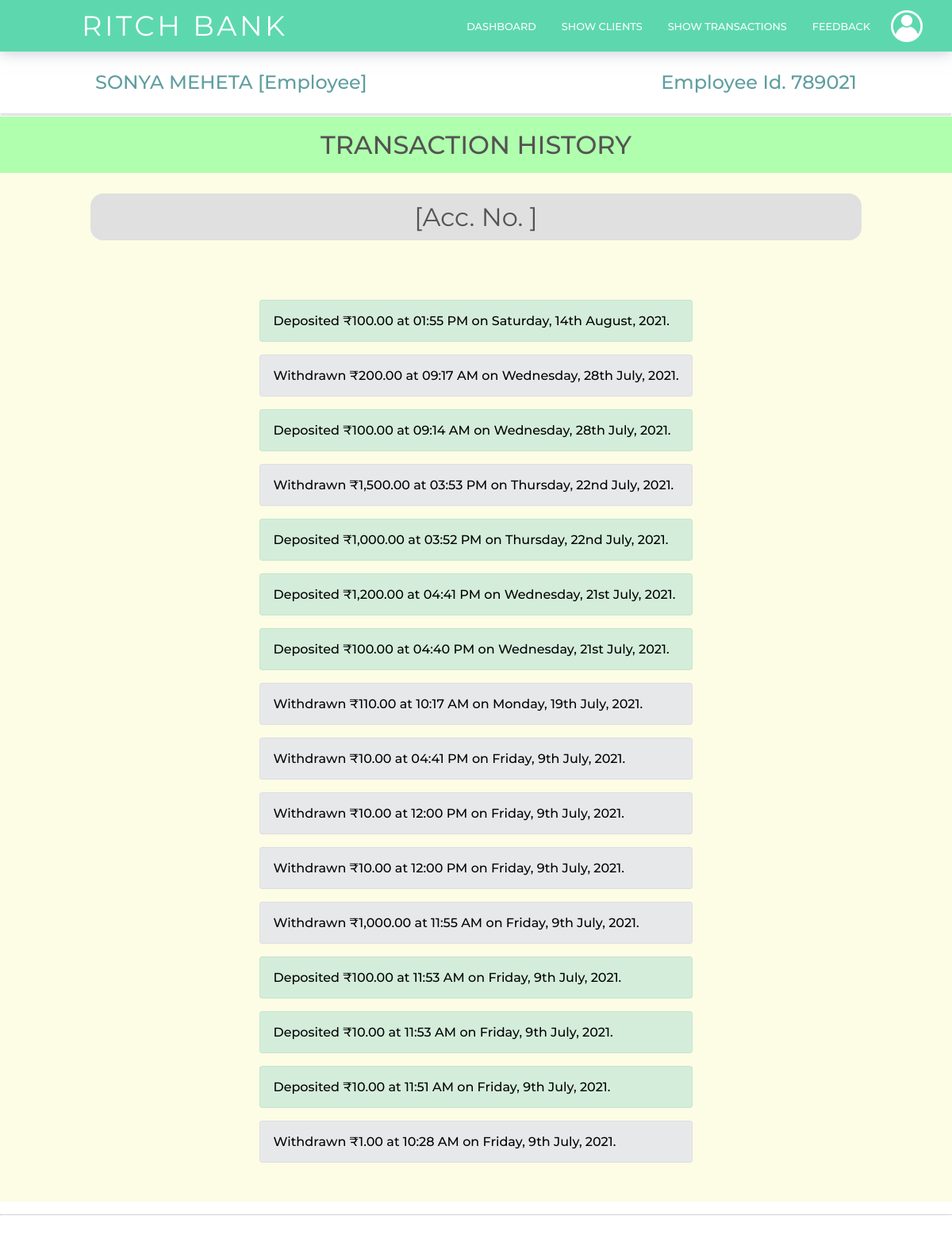
/employee/transaction-details.php (signed in), run on the app's committed database.
### tables this page shows
CREATE TABLE `employeeaccounts` (
  `id` int(50) NOT NULL,
  `first_name` varchar(50) NOT NULL,
  `last_name` varchar(50) NOT NULL,
  `email` varchar(50) NOT NULL,
  `password` varchar(255) NOT NULL,
  `contact_no` bigint(50) NOT NULL,
  `aadhaar_no` bigint(50) NOT NULL,
  `dob` date NOT NULL,
  `address` varchar(255) NOT NULL,
  `emp_id` bigint(50) NOT NULL,
  `city` varchar(50) NOT NULL,
  `district` varchar(50) NOT NULL,
  `state` varchar(50) NOT NULL,
  `date` datetime NOT NULL
);

CREATE TABLE `transclient` (
  `trans_id` int(50) NOT NULL,
  `action` varchar(50) NOT NULL,
  `from_name` varchar(255) NOT NULL,
  `from_ifsc` varchar(11) NOT NULL,
  `to_name` varchar(255) NOT NULL,
  `to_ifsc` varchar(11) NOT NULL,
  `from_account` bigint(50) NOT NULL,
  `to_account` bigint(50) NOT NULL,
  `trans_amount` bigint(50) NOT NULL,
  `date` timestamp NOT NULL DEFAULT current_timestamp()
);

### employee/transaction-details.php (the view, shortened to what this page needs)
<?php
    include "../backend/connect.php";
?>
<!DOCTYPE html>
<html>
<head>
    <link href = "../css/style.css" rel="stylesheet"></link>
</head>
<body>
    <header>
        <hi class="logo">RITCH BANK</hi>
        <nav>
            <ul>
                <li><a href="employee-dashboard.php">Dashboard</a></li>
                <li><a href="client-list.php">Show Clients</a></li>
                <li><a href="transaction-list.php">Show Transactions</a></li>
                <li><a href="#">Feedback</a></li>
            </ul>
        </nav>
        <div class="login">
            <ul>
                <li><a href="#/"><img class="profile-icon" src="../img/Profile-icon.png" alt="NO img"></a>
                </li>
            </ul>
        </div>
    </header>
    <main>
        <section class="breadcrumbs">
            <div class="breadcrumbs-title">
                <?php
                        $ar = $con->query("SELECT * FROM `employeeAccounts` WHERE `id` = '$_SESSION[employeeId]' LIMIT 1");
                        $userData = $ar->fetch_assoc();
                        echo "  <h2>".$userData['first_name']." ".$userData['last_name']." [Employee]</h2>
                                <h2>Employee Id. ".$userData['emp_id']."</h2>";
                    ?>
            </div>
        </section>
        <hr class="breadcrumbs-hr">
        <section class="container-color-funds">
            <h1>Transaction History</h1>
            <div class="container">
                <h2>
                    <?php
                        $ar = $con->query("SELECT * FROM `clientAccounts`, `branch` WHERE `clientAccounts`.`account_no` = '$_GET[account_no]' LIMIT 1");
                        $userData = $ar->fetch_assoc();
                        echo $userData['first_name']." ".$userData['last_name']." [Acc. No. ".$userData['account_no']."]";
                    ?>
                </h2>
                <div class="content">
                    <?php
                        $array = $con->query("SELECT * FROM `transClient` WHERE `transClient`.`from_account` = '$_GET[account_no]' OR `transClient`.`to_account` = '$_GET[account_no]' ORDER BY `date` DESC");
                        if ($array->num_rows > 0)
                        {
                            $c1 = 0;
                            while ($row = $array->fetch_assoc())
                            {
                                if ($row['action'] == 'transfer' &&  $row['to_account'] == $_GET['account_no'])
                                {
                                    $bal = $row['trans_amount'];
                                    ?>
                                    <div class='content' id='content-div1'>
                                        Received <span class='balRecieved'></span> from Account Number <?php $time = date("h:i A", strtotime($row['date'])); $date = date("l, jS F, Y", strtotime($row['date'])); echo $row['from_account']." [".$row['from_name']." | IFSC : ".$row['from_ifsc']."] at ".$time." on ".$date."."; ?>
                                    </div>
                                    <script>
                                        var balRecieved = '<?=$bal ?>';
                                        var k = '<?=$c1 ?>';
                                        var balINR = new Intl.NumberFormat('en-IN', {
                                                style: 'currency',
                                                currency: 'INR'
                                                })
                                        var arr = document.getElementsByClassName('balRecieved')
                                        arr[k].innerHTML = balINR.format(balRecieved);
                                    </script>
                                    <?php
                                    $c1++;
                                }
                                elseif ($row['action'] == 'deposit')
                                {
                                    ?>
                                    <div class='content' id='content-div3'>
                                            Deposited <span class='balDeposited'></span><?php $time = date("h:i A", strtotime($row['date'])); $date = date("l, jS F, Y", strtotime($row['date'])); echo " at ".$time." on ".$date."."; ?>
                                    </div>
                                    <?php
                                }
                                else
                                {
                                    ?>
                                    <div class='content' id='content-div4'>
                                        Withdrawn <span class='balWithdrawn'></span><?php $time = date("h:i A", strtotime($row['date'])); $date = date("l, jS F, Y", strtotime($row['date'])); echo " at ".$time." on ".$date."."; ?>
                                    </div>
                                    <?php
                                }
                            }
                        }
                        else
                            echo "  <div class='content' id='content-div5'>
                                        No Transactions Yet.
                                    </div>";
                    ?>
                </div>
            </div>
        </section>
        <hr>
    </main>
    <footer></footer>
</body>
</html>

### data on the page
employeeaccounts: first_name "SONYA", last_name "MEHETA", emp "789021"
transclient: date "01:55 PM", date "Saturday, 14th August, 2021"
transclient: date "09:17 AM", date "Wednesday, 28th July, 2021"
transclient: date "09:14 AM", date "Wednesday, 28th July, 2021"
transclient: date "03:53 PM", date "Thursday, 22nd July, 2021"
transclient: date "03:52 PM", date "Thursday, 22nd July, 2021"
transclient: date "04:41 PM", date "Wednesday, 21st July, 2021"
transclient: date "04:40 PM", date "Wednesday, 21st July, 2021"
transclient: date "10:17 AM", date "Monday, 19th July, 2021"
transclient: date "04:41 PM", date "Friday, 9th July, 2021"
transclient: date "12:00 PM", date "Friday, 9th July, 2021"
transclient: date "12:00 PM", date "Friday, 9th July, 2021"
transclient: date "11:55 AM", date "Friday, 9th July, 2021"
transclient: date "11:53 AM", date "Friday, 9th July, 2021"
transclient: date "11:53 AM", date "Friday, 9th July, 2021"
transclient: date "11:51 AM", date "Friday, 9th July, 2021"
transclient: date "10:28 AM", date "Friday, 9th July, 2021"
